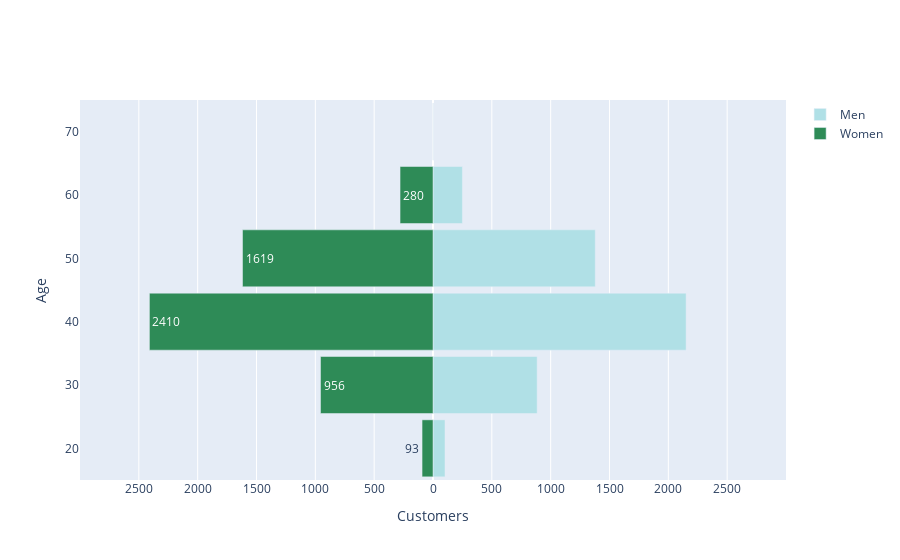

The cell this chart's notebook holds for it:
### Code cell
iplot(dict(data=p_data, layout=layout))

### Figure 1 — Plotly figure (JSON) as saved in the notebook; plotly's stock layout.template omitted (floating-point values rounded to 4 significant figures)
{"data": [{"hoverinfo": "x", "marker": {"color": "powderblue"}, "name": "Men", "orientation": "h", "type": "bar", "x": [102, 885, 2151, 1379, 250, 2], "y": [20, 30, 40, 50, 60, 70, 80, 90, 100, 110, 120, 130, 140, 150, 160, 170, 180, 190]}, {"hoverinfo": "text", "marker": {"color": "seagreen"}, "name": "Women", "orientation": "h", "text": [93, 956, 2410, 1619, 280, 0], "type": "bar", "x": [-93, -956, -2410, -1619, -280, 0], "y": [20, 30, 40, 50, 60, 70, 80, 90, 100, 110, 120, 130, 140, 150, 160, 170, 180, 190]}], "layout": {"bargap": 0.1, "barmode": "overlay", "xaxis": {"range": [-3000, 3000], "ticktext": [2500, 2000, 1500, 1000, 500, 0, 500, 1000, 1500, 2000, 2500], "tickvals": [-2500, -2000, -1500, -1000, -500, 0, 500, 1000, 1500, 2000, 2500], "title": {"text": "Customers"}}, "yaxis": {"title": {"text": "Age"}}}}
